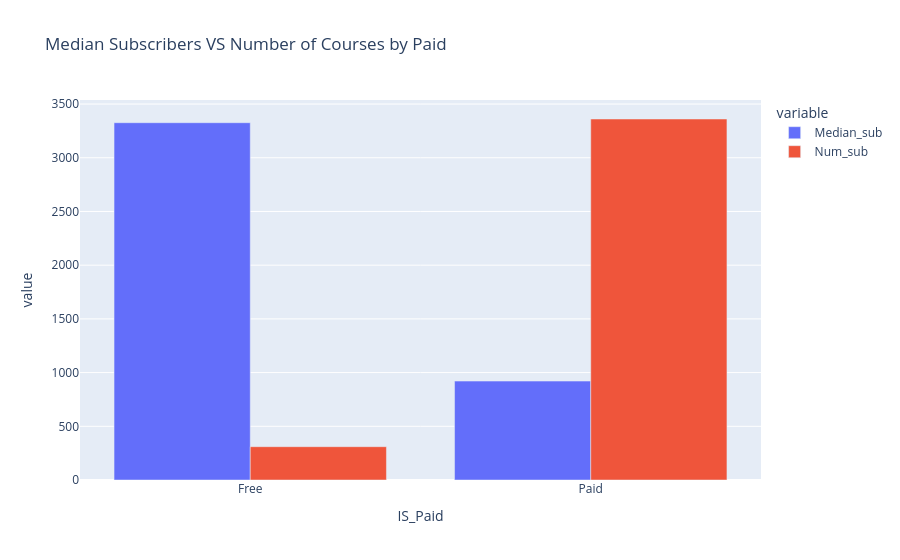

The cell this chart's notebook holds for it:
### Code cell
px.bar(bar_chart3,
       barmode = 'group',
       title = 'Median Subscribers VS Number of Courses by Paid'
      )

### Figure 1 — Plotly figure (JSON) as saved in the notebook; plotly's stock layout.template omitted (floating-point values rounded to 4 significant figures)
{"data": [{"alignmentgroup": "True", "hovertemplate": "variable=Median_sub<br>IS_Paid=%{x}<br>value=%{y}<extra></extra>", "legendgroup": "Median_sub", "marker": {"color": "#636efa", "pattern": {"shape": ""}}, "name": "Median_sub", "offsetgroup": "Median_sub", "orientation": "v", "showlegend": true, "textposition": "auto", "type": "bar", "x": ["Free", "Paid"], "xaxis": "x", "y": [3326.0, 921.0], "yaxis": "y"}, {"alignmentgroup": "True", "hovertemplate": "variable=Num_sub<br>IS_Paid=%{x}<br>value=%{y}<extra></extra>", "legendgroup": "Num_sub", "marker": {"color": "#EF553B", "pattern": {"shape": ""}}, "name": "Num_sub", "offsetgroup": "Num_sub", "orientation": "v", "showlegend": true, "textposition": "auto", "type": "bar", "x": ["Free", "Paid"], "xaxis": "x", "y": [310.0, 3361.0], "yaxis": "y"}], "layout": {"barmode": "group", "legend": {"title": {"text": "variable"}, "tracegroupgap": 0}, "title": {"text": "Median Subscribers VS Number of Courses by Paid"}, "xaxis": {"anchor": "y", "domain": [0, 1], "title": {"text": "IS_Paid"}}, "yaxis": {"anchor": "x", "domain": [0, 1], "title": {"text": "value"}}}}
